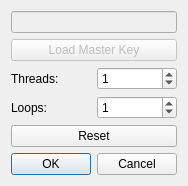
<?xml version="1.0" encoding="UTF-8"?>
<ui version="4.0">
 <class>SettingsDialog</class>
 <widget class="QDialog" name="SettingsDialog">
  <property name="geometry">
   <rect>
    <x>0</x>
    <y>0</y>
    <width>174</width>
    <height>185</height>
   </rect>
  </property>
  <property name="windowTitle">
   <string>Dialog</string>
  </property>
  <layout class="QGridLayout" name="gridLayout">
   <item row="0" column="0">
    <layout class="QVBoxLayout" name="verticalLayout_2">
     <item>
      <widget class="QLineEdit" name="lineEditMK">
       <property name="enabled">
        <bool>false</bool>
       </property>
      </widget>
     </item>
     <item>
      <widget class="QPushButton" name="pushButtonLoadMK">
       <property name="enabled">
        <bool>false</bool>
       </property>
       <property name="text">
        <string>Load Master Key</string>
       </property>
      </widget>
     </item>
    </layout>
   </item>
   <item row="1" column="0">
    <layout class="QVBoxLayout" name="verticalLayout">
     <item>
      <layout class="QHBoxLayout" name="horizontalLayout">
       <item>
        <widget class="QLabel" name="label">
         <property name="text">
          <string>Threads:</string>
         </property>
        </widget>
       </item>
       <item>
        <widget class="QSpinBox" name="spinBoxThreads">
         <property name="value">
          <number>1</number>
         </property>
        </widget>
       </item>
      </layout>
     </item>
     <item>
      <layout class="QHBoxLayout" name="horizontalLayout_2">
       <item>
        <widget class="QLabel" name="label_2">
         <property name="text">
          <string>Loops:</string>
         </property>
        </widget>
       </item>
       <item>
        <widget class="QSpinBox" name="spinBoxLoops">
         <property name="value">
          <number>1</number>
         </property>
        </widget>
       </item>
      </layout>
     </item>
     <item>
      <widget class="QPushButton" name="pushButtonReset">
       <property name="text">
        <string>Reset</string>
       </property>
      </widget>
     </item>
    </layout>
   </item>
   <item row="2" column="0">
    <widget class="QDialogButtonBox" name="buttonBox">
     <property name="orientation">
      <enum>Qt::Horizontal</enum>
     </property>
     <property name="standardButtons">
      <set>QDialogButtonBox::Cancel|QDialogButtonBox::Ok</set>
     </property>
    </widget>
   </item>
  </layout>
 </widget>
 <resources/>
 <connections>
  <connection>
   <sender>buttonBox</sender>
   <signal>accepted()</signal>
   <receiver>SettingsDialog</receiver>
   <slot>accept()</slot>
   <hints>
    <hint type="sourcelabel">
     <x>248</x>
     <y>254</y>
    </hint>
    <hint type="destinationlabel">
     <x>157</x>
     <y>274</y>
    </hint>
   </hints>
  </connection>
  <connection>
   <sender>buttonBox</sender>
   <signal>rejected()</signal>
   <receiver>SettingsDialog</receiver>
   <slot>reject()</slot>
   <hints>
    <hint type="sourcelabel">
     <x>316</x>
     <y>260</y>
    </hint>
    <hint type="destinationlabel">
     <x>286</x>
     <y>274</y>
    </hint>
   </hints>
  </connection>
 </connections>
</ui>
